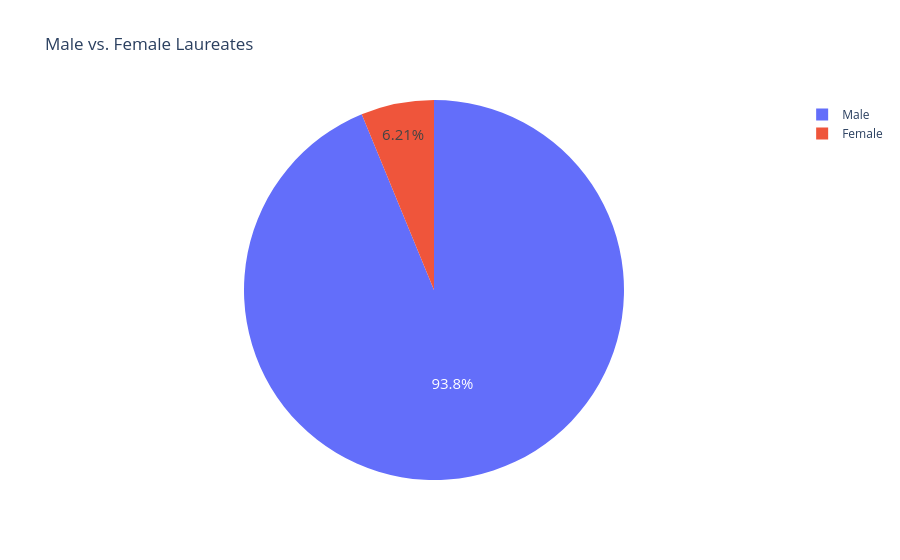

The code cell stored with this chart in its notebook:
### Markdown cell above
**Challenge**: Create a [donut chart using plotly](https://plotly.com/python/pie-charts/) which shows how many prizes went to men compared to how many prizes went to women. What percentage of all the prizes went to women?

### Code cell
sex_m_or_f = df_data["sex"].value_counts()
fig = px.pie(labels=sex_m_or_f.index, values=sex_m_or_f.values, title="Male vs. Female Laureates", names=sex_m_or_f.index)
fig.update_traces(textposition="inside", textfont_size=15, textinfo="percent")

### Figure 1 — Plotly figure (JSON) as saved in the notebook; plotly's stock layout.template omitted (floating-point values rounded to 4 significant figures)
{"data": [{"domain": {"x": [0, 1], "y": [0, 1]}, "hovertemplate": "label=%{label}<br>value=%{value}<extra></extra>", "labels": ["Male", "Female"], "legendgroup": "", "name": "", "showlegend": true, "textfont": {"size": 15}, "textinfo": "percent", "textposition": "inside", "type": "pie", "values": [876, 58]}], "layout": {"autosize": true, "legend": {"tracegroupgap": 0}, "title": {"text": "Male vs. Female Laureates"}}}
